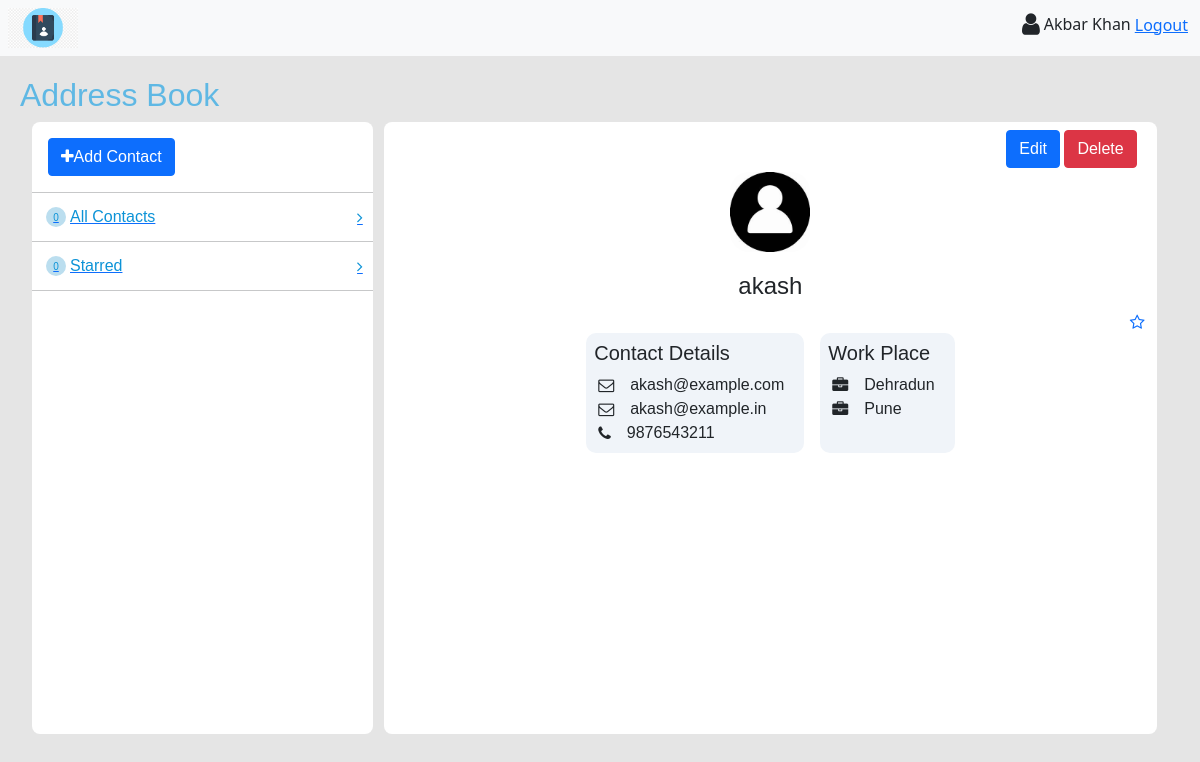
The app's page /contacts/4/profile/ (signed in), older data.
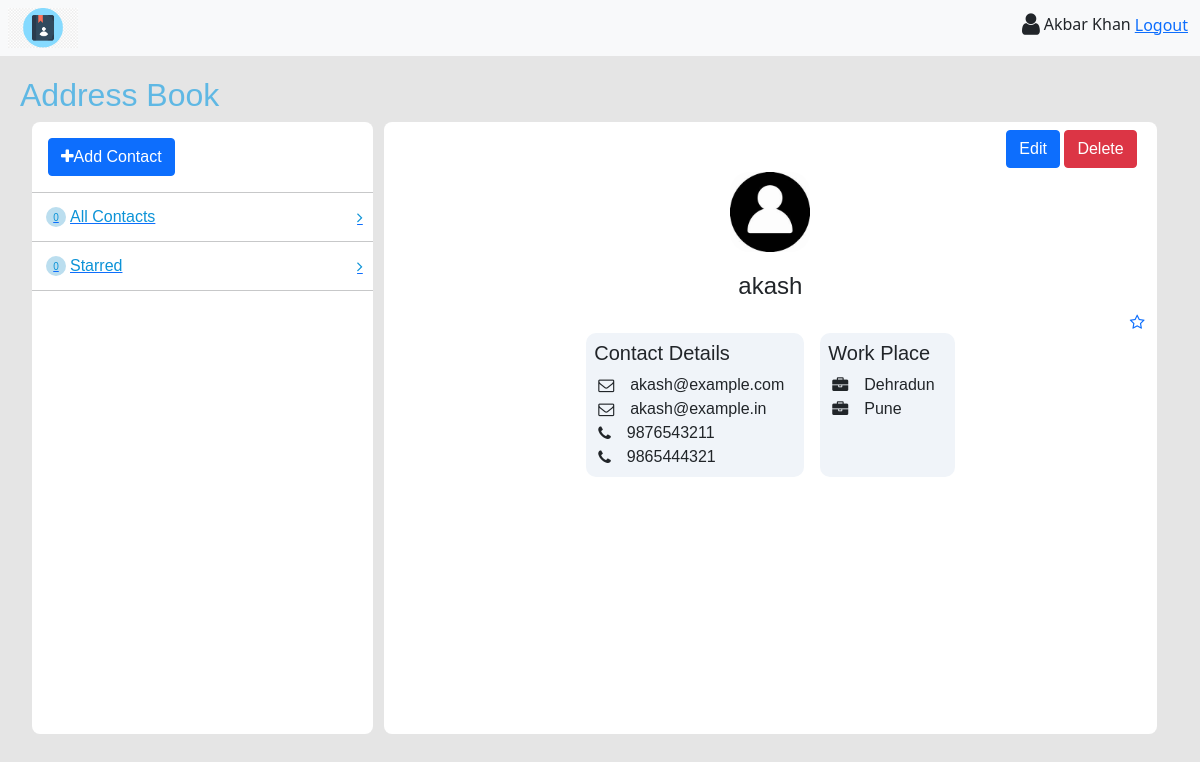
The same page, newer data.
### book/models.py (models this page shows, shortened)
class Contact(models.Model):
    name = models.CharField(max_length=50)
    email = models.EmailField(blank=True)
    phone_no = models.CharField(max_length=100)
    address = models.CharField(max_length=200, blank=True)
    image = models.ImageField(upload_to="contacts", blank=True)
    starred = models.BooleanField(default=False)
    user = models.ForeignKey(User, on_delete=models.CASCADE)
    @property
    def email_list(self):
        return self.email.split(",")
    @property
    def phone_no_list(self):
        return self.phone_no.split(",")
    @property
    def address_list(self):
        return self.address.split(",")

### book/views.py (the view)
@method_decorator(login_required(login_url="login"), name="dispatch")
class ContactDetail(DetailView):
    model = Contact
    context_object_name = "contact"
    template_name = "information.html"
    def get_context_data(self, **kwargs):
        context = super().get_context_data(**kwargs)
        context["total_contacts"] = len(
            list(Contact.objects.filter(user=self.request.user))
        )
        context["total_starred"] = len(
            list(Contact.objects.filter(user=self.request.user, starred=True))
        )
        return context

### book/templates/information.html (shortened to what this page needs)
{% extends 'base2.html' %}
{% block app_content %}
<div class="container-fluid" id="contactcard">
    <div class="position-relative">
        <div class="position-absolute top-0 end-0 m-2">
            <button type="button" class="btn btn-primary" data-bs-toggle="modal" data-bs-target="#exampleModal1">
                Edit
            </button>
            <a href="{% url 'contact-delete' contact.pk %}" class="btn btn-danger">Delete</a>
        </div>
    </div>
    {% if contact.image %}
        <img src="{{contact.image.url}}" alt="" id="profile-img">
    {% else %}
        <img src="/static/images/contact.jpeg" alt="" id="profile-img">
    {% endif %}
    <h4 class="text-center">{{contact.name}}</h4>
    <div class="position-relative">
        <a href="{% url 'mark-star' contact.pk %}" class="position-absolute end-0">
            {% if contact.starred %}
                <i class="fa fa-star-o" aria-hidden="true" style="color: yellow;"></i>
            {% else %}
                <i class="fa fa-star-o" aria-hidden="true"></i>
            {% endif %}
        </a>
    </div>
    <div class="d-flex justify-content-center mt-4">
        <div class="custom-card m-2 p-2">
            <h5>Contact Details</h5>
            {% for email in contact.email_list %}
                <div class="d-flex">
                    <i class="fa fa-envelope-o m-1" aria-hidden="true"></i>
                    <p class="container-fluid m-0">{{email}}</p>
                </div>
            {% endfor %}
            {% for phone in contact.phone_no_list %}
                <div class="d-flex">
                    <i class="fa fa-phone m-1" aria-hidden="true"></i>
                    <p class="container-fluid m-0">{{phone}}</p>
                </div>
            {% endfor %}
        </div>
        <div class="custom-card m-2 p-2">
            <h5>Work Place</h5>
            {% for address in contact.address_list %}
                <div class="d-flex">
                    <i class="fa fa-briefcase m-1" aria-hidden="true"></i>
                    <p class="container-fluid m-0">{{address}}</p>
                </div>
            {% endfor %}
        </div>
    </div>
</div>
{% endblock %}

Row changes from the older to the newer data that the page shows:
changed Contact "akash": phone_no "9876543211" → "9876543211,9865444321" (drawn)
Text that changed along with them:
new list line: "9876543211"
new list line: "9865444321"
list line gone: "9876543211"
